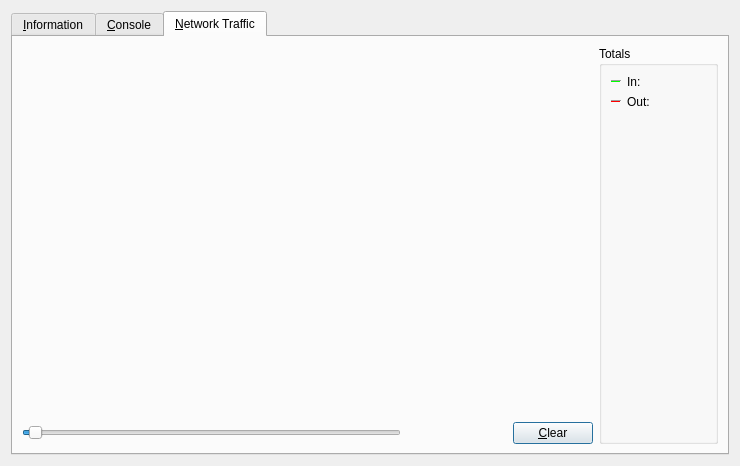
<?xml version="1.0" encoding="UTF-8"?>
<ui version="4.0">
 <class>RPCConsole</class>
 <widget class="QDialog" name="RPCConsole">
  <property name="geometry">
   <rect>
    <x>0</x>
    <y>0</y>
    <width>740</width>
    <height>466</height>
   </rect>
  </property>
  <property name="windowTitle">
   <string>FutureCash - Debug window</string>
  </property>
  <layout class="QVBoxLayout" name="verticalLayout_2">
   <item>
    <widget class="QTabWidget" name="tabWidget">
     <property name="currentIndex">
      <number>2</number>
     </property>
     <widget class="QWidget" name="tab_info">
      <attribute name="title">
       <string>&amp;Information</string>
      </attribute>
      <layout class="QGridLayout" name="gridLayout" columnstretch="0,1">
       <property name="horizontalSpacing">
        <number>12</number>
       </property>
       <item row="0" column="0">
        <widget class="QLabel" name="label_9">
         <property name="font">
          <font>
           <weight>75</weight>
           <bold>true</bold>
          </font>
         </property>
         <property name="text">
          <string>FutureCash Core</string>
         </property>
        </widget>
       </item>
       <item row="1" column="0">
        <widget class="QLabel" name="label_5">
         <property name="text">
          <string>Client name</string>
         </property>
        </widget>
       </item>
       <item row="1" column="1">
        <widget class="QLabel" name="clientName">
         <property name="cursor">
          <cursorShape>IBeamCursor</cursorShape>
         </property>
         <property name="text">
          <string>N/A</string>
         </property>
         <property name="textFormat">
          <enum>Qt::PlainText</enum>
         </property>
         <property name="textInteractionFlags">
          <set>Qt::LinksAccessibleByMouse|Qt::TextSelectableByKeyboard|Qt::TextSelectableByMouse</set>
         </property>
        </widget>
       </item>
       <item row="2" column="0">
        <widget class="QLabel" name="label_6">
         <property name="text">
          <string>Client version</string>
         </property>
        </widget>
       </item>
       <item row="2" column="1">
        <widget class="QLabel" name="clientVersion">
         <property name="cursor">
          <cursorShape>IBeamCursor</cursorShape>
         </property>
         <property name="text">
          <string>N/A</string>
         </property>
         <property name="textFormat">
          <enum>Qt::PlainText</enum>
         </property>
         <property name="textInteractionFlags">
          <set>Qt::LinksAccessibleByMouse|Qt::TextSelectableByKeyboard|Qt::TextSelectableByMouse</set>
         </property>
        </widget>
       </item>
       <item row="3" column="0">
        <widget class="QLabel" name="label_14">
         <property name="text">
          <string>Using OpenSSL version</string>
         </property>
         <property name="indent">
          <number>10</number>
         </property>
        </widget>
       </item>
       <item row="3" column="1">
        <widget class="QLabel" name="openSSLVersion">
         <property name="cursor">
          <cursorShape>IBeamCursor</cursorShape>
         </property>
         <property name="text">
          <string>N/A</string>
         </property>
         <property name="textFormat">
          <enum>Qt::PlainText</enum>
         </property>
         <property name="textInteractionFlags">
          <set>Qt::LinksAccessibleByMouse|Qt::TextSelectableByKeyboard|Qt::TextSelectableByMouse</set>
         </property>
        </widget>
       </item>
       <item row="4" column="0">
        <widget class="QLabel" name="label_12">
         <property name="text">
          <string>Build date</string>
         </property>
        </widget>
       </item>
       <item row="4" column="1">
        <widget class="QLabel" name="buildDate">
         <property name="cursor">
          <cursorShape>IBeamCursor</cursorShape>
         </property>
         <property name="text">
          <string>N/A</string>
         </property>
         <property name="textFormat">
          <enum>Qt::PlainText</enum>
         </property>
         <property name="textInteractionFlags">
          <set>Qt::LinksAccessibleByMouse|Qt::TextSelectableByKeyboard|Qt::TextSelectableByMouse</set>
         </property>
        </widget>
       </item>
       <item row="5" column="0">
        <widget class="QLabel" name="label_13">
         <property name="text">
          <string>Startup time</string>
         </property>
        </widget>
       </item>
       <item row="5" column="1">
        <widget class="QLabel" name="startupTime">
         <property name="cursor">
          <cursorShape>IBeamCursor</cursorShape>
         </property>
         <property name="text">
          <string>N/A</string>
         </property>
         <property name="textFormat">
          <enum>Qt::PlainText</enum>
         </property>
         <property name="textInteractionFlags">
          <set>Qt::LinksAccessibleByMouse|Qt::TextSelectableByKeyboard|Qt::TextSelectableByMouse</set>
         </property>
        </widget>
       </item>
       <item row="6" column="0">
        <widget class="QLabel" name="label_11">
         <property name="font">
          <font>
           <weight>75</weight>
           <bold>true</bold>
          </font>
         </property>
         <property name="text">
          <string>Network</string>
         </property>
        </widget>
       </item>
       <item row="7" column="0">
        <widget class="QLabel" name="label_7">
         <property name="text">
          <string>Number of connections</string>
         </property>
        </widget>
       </item>
       <item row="7" column="1">
        <widget class="QLabel" name="numberOfConnections">
         <property name="cursor">
          <cursorShape>IBeamCursor</cursorShape>
         </property>
         <property name="text">
          <string>N/A</string>
         </property>
         <property name="textFormat">
          <enum>Qt::PlainText</enum>
         </property>
         <property name="textInteractionFlags">
          <set>Qt::LinksAccessibleByMouse|Qt::TextSelectableByKeyboard|Qt::TextSelectableByMouse</set>
         </property>
        </widget>
       </item>
       <item row="8" column="0">
        <widget class="QLabel" name="label_8">
         <property name="text">
          <string>On testnet</string>
         </property>
        </widget>
       </item>
       <item row="8" column="1">
        <widget class="QCheckBox" name="isTestNet">
         <property name="enabled">
          <bool>false</bool>
         </property>
         <property name="text">
          <string/>
         </property>
        </widget>
       </item>
       <item row="9" column="0">
        <widget class="QLabel" name="label_10">
         <property name="font">
          <font>
           <weight>75</weight>
           <bold>true</bold>
          </font>
         </property>
         <property name="text">
          <string>Block chain</string>
         </property>
        </widget>
       </item>
       <item row="10" column="0">
        <widget class="QLabel" name="label_3">
         <property name="text">
          <string>Current number of blocks</string>
         </property>
        </widget>
       </item>
       <item row="10" column="1">
        <widget class="QLabel" name="numberOfBlocks">
         <property name="cursor">
          <cursorShape>IBeamCursor</cursorShape>
         </property>
         <property name="text">
          <string>N/A</string>
         </property>
         <property name="textFormat">
          <enum>Qt::PlainText</enum>
         </property>
         <property name="textInteractionFlags">
          <set>Qt::LinksAccessibleByMouse|Qt::TextSelectableByKeyboard|Qt::TextSelectableByMouse</set>
         </property>
        </widget>
       </item>
       <item row="11" column="0">
        <widget class="QLabel" name="label_2">
         <property name="text">
          <string>Last block time</string>
         </property>
        </widget>
       </item>
       <item row="11" column="1">
        <widget class="QLabel" name="lastBlockTime">
         <property name="cursor">
          <cursorShape>IBeamCursor</cursorShape>
         </property>
         <property name="text">
          <string>N/A</string>
         </property>
         <property name="textFormat">
          <enum>Qt::PlainText</enum>
         </property>
         <property name="textInteractionFlags">
          <set>Qt::LinksAccessibleByMouse|Qt::TextSelectableByKeyboard|Qt::TextSelectableByMouse</set>
         </property>
        </widget>
       </item>
       <item row="12" column="0">
        <spacer name="verticalSpacer_2">
         <property name="orientation">
          <enum>Qt::Vertical</enum>
         </property>
         <property name="sizeHint" stdset="0">
          <size>
           <width>20</width>
           <height>20</height>
          </size>
         </property>
        </spacer>
       </item>
       <item row="13" column="0">
        <widget class="QLabel" name="labelDebugLogfile">
         <property name="font">
          <font>
           <weight>75</weight>
           <bold>true</bold>
          </font>
         </property>
         <property name="text">
          <string>Debug log file</string>
         </property>
        </widget>
       </item>
       <item row="14" column="0">
        <widget class="QPushButton" name="openDebugLogfileButton">
         <property name="toolTip">
          <string>Open the FutureCash debug log file from the current data directory. This can take a few seconds for large log files.</string>
         </property>
         <property name="text">
          <string>&amp;Open</string>
         </property>
         <property name="autoDefault">
          <bool>false</bool>
         </property>
        </widget>
       </item>
       <item row="15" column="0">
        <widget class="QLabel" name="labelCLOptions">
         <property name="font">
          <font>
           <weight>75</weight>
           <bold>true</bold>
          </font>
         </property>
         <property name="text">
          <string>Command-line options</string>
         </property>
        </widget>
       </item>
       <item row="16" column="0">
        <widget class="QPushButton" name="showCLOptionsButton">
         <property name="toolTip">
          <string>Show the FutureCash-Qt help message to get a list with possible FutureCash command-line options.</string>
         </property>
         <property name="text">
          <string>&amp;Show</string>
         </property>
         <property name="autoDefault">
          <bool>false</bool>
         </property>
        </widget>
       </item>
       <item row="17" column="0">
        <spacer name="verticalSpacer">
         <property name="orientation">
          <enum>Qt::Vertical</enum>
         </property>
         <property name="sizeHint" stdset="0">
          <size>
           <width>20</width>
           <height>40</height>
          </size>
         </property>
        </spacer>
       </item>
      </layout>
     </widget>
     <widget class="QWidget" name="tab_console">
      <attribute name="title">
       <string>&amp;Console</string>
      </attribute>
      <layout class="QVBoxLayout" name="verticalLayout_3">
       <property name="spacing">
        <number>3</number>
       </property>
       <item>
        <widget class="QTextEdit" name="messagesWidget">
         <property name="minimumSize">
          <size>
           <width>0</width>
           <height>100</height>
          </size>
         </property>
         <property name="readOnly">
          <bool>true</bool>
         </property>
         <property name="tabKeyNavigation" stdset="0">
          <bool>false</bool>
         </property>
         <property name="columnCount" stdset="0">
          <number>2</number>
         </property>
        </widget>
       </item>
       <item>
        <layout class="QHBoxLayout" name="horizontalLayout">
         <property name="spacing">
          <number>3</number>
         </property>
         <item>
          <widget class="QLabel" name="label">
           <property name="text">
            <string notr="true">&gt;</string>
           </property>
          </widget>
         </item>
         <item>
          <widget class="QLineEdit" name="lineEdit">
           <property name="minimumSize">
            <size>
             <width>0</width>
             <height>32</height>
            </size>
           </property>
           <property name="maximumSize">
            <size>
             <width>16777215</width>
             <height>32</height>
            </size>
           </property>
          </widget>
         </item>
         <item>
          <widget class="QPushButton" name="clearButton">
           <property name="minimumSize">
            <size>
             <width>32</width>
             <height>32</height>
            </size>
           </property>
           <property name="maximumSize">
            <size>
             <width>32</width>
             <height>32</height>
            </size>
           </property>
           <property name="toolTip">
            <string>Clear console</string>
           </property>
           <property name="styleSheet">
            <string notr="true">border: none; padding: 4px;</string>
           </property>
           <property name="text">
            <string/>
           </property>
           <property name="icon">
            <iconset resource="../bitcoin.qrc">
             <normaloff>:/icons/remove</normaloff>:/icons/remove</iconset>
           </property>
           <property name="shortcut">
            <string notr="true">Ctrl+L</string>
           </property>
           <property name="autoDefault">
            <bool>false</bool>
           </property>
          </widget>
         </item>
        </layout>
       </item>
      </layout>
     </widget>
     <widget class="QWidget" name="tab">
      <attribute name="title">
       <string>&amp;Network Traffic</string>
      </attribute>
      <layout class="QHBoxLayout" name="horizontalLayout_3">
       <item>
        <layout class="QVBoxLayout" name="verticalLayout_4">
         <item>
          <widget class="TrafficGraphWidget" name="trafficGraph" native="true">
           <property name="sizePolicy">
            <sizepolicy hsizetype="Expanding" vsizetype="Expanding">
             <horstretch>0</horstretch>
             <verstretch>0</verstretch>
            </sizepolicy>
           </property>
          </widget>
         </item>
         <item>
          <layout class="QHBoxLayout" name="horizontalLayout_2">
           <item>
            <widget class="QSlider" name="sldGraphRange">
             <property name="minimum">
              <number>1</number>
             </property>
             <property name="maximum">
              <number>288</number>
             </property>
             <property name="pageStep">
              <number>12</number>
             </property>
             <property name="value">
              <number>6</number>
             </property>
             <property name="orientation">
              <enum>Qt::Horizontal</enum>
             </property>
            </widget>
           </item>
           <item>
            <widget class="QLabel" name="lblGraphRange">
             <property name="minimumSize">
              <size>
               <width>100</width>
               <height>0</height>
              </size>
             </property>
             <property name="alignment">
              <set>Qt::AlignCenter</set>
             </property>
            </widget>
           </item>
           <item>
            <widget class="QPushButton" name="btnClearTrafficGraph">
             <property name="text">
              <string>&amp;Clear</string>
             </property>
            </widget>
           </item>
          </layout>
         </item>
        </layout>
       </item>
       <item>
        <layout class="QVBoxLayout" name="verticalLayout">
         <item>
          <widget class="QGroupBox" name="groupBox">
           <property name="title">
            <string>Totals</string>
           </property>
           <layout class="QVBoxLayout" name="verticalLayout_5">
            <item>
             <layout class="QHBoxLayout" name="horizontalLayout_4">
              <item>
               <widget class="Line" name="line">
                <property name="sizePolicy">
                 <sizepolicy hsizetype="Fixed" vsizetype="Fixed">
                  <horstretch>0</horstretch>
                  <verstretch>0</verstretch>
                 </sizepolicy>
                </property>
                <property name="minimumSize">
                 <size>
                  <width>10</width>
                  <height>0</height>
                 </size>
                </property>
                <property name="palette">
                 <palette>
                  <active>
                   <colorrole role="Light">
                    <brush brushstyle="SolidPattern">
                     <color alpha="255">
                      <red>0</red>
                      <green>255</green>
                      <blue>0</blue>
                     </color>
                    </brush>
                   </colorrole>
                  </active>
                  <inactive>
                   <colorrole role="Light">
                    <brush brushstyle="SolidPattern">
                     <color alpha="255">
                      <red>0</red>
                      <green>255</green>
                      <blue>0</blue>
                     </color>
                    </brush>
                   </colorrole>
                  </inactive>
                  <disabled>
                   <colorrole role="Light">
                    <brush brushstyle="SolidPattern">
                     <color alpha="255">
                      <red>0</red>
                      <green>255</green>
                      <blue>0</blue>
                     </color>
                    </brush>
                   </colorrole>
                  </disabled>
                 </palette>
                </property>
                <property name="orientation">
                 <enum>Qt::Horizontal</enum>
                </property>
               </widget>
              </item>
              <item>
               <widget class="QLabel" name="label_16">
                <property name="text">
                 <string>In:</string>
                </property>
               </widget>
              </item>
              <item>
               <widget class="QLabel" name="lblBytesIn">
                <property name="minimumSize">
                 <size>
                  <width>50</width>
                  <height>0</height>
                 </size>
                </property>
                <property name="alignment">
                 <set>Qt::AlignRight|Qt::AlignTrailing|Qt::AlignVCenter</set>
                </property>
               </widget>
              </item>
             </layout>
            </item>
            <item>
             <layout class="QHBoxLayout" name="horizontalLayout_5">
              <item>
               <widget class="Line" name="line_2">
                <property name="sizePolicy">
                 <sizepolicy hsizetype="Fixed" vsizetype="Fixed">
                  <horstretch>0</horstretch>
                  <verstretch>0</verstretch>
                 </sizepolicy>
                </property>
                <property name="minimumSize">
                 <size>
                  <width>10</width>
                  <height>0</height>
                 </size>
                </property>
                <property name="palette">
                 <palette>
                  <active>
                   <colorrole role="Light">
                    <brush brushstyle="SolidPattern">
                     <color alpha="255">
                      <red>255</red>
                      <green>0</green>
                      <blue>0</blue>
                     </color>
                    </brush>
                   </colorrole>
                  </active>
                  <inactive>
                   <colorrole role="Light">
                    <brush brushstyle="SolidPattern">
                     <color alpha="255">
                      <red>255</red>
                      <green>0</green>
                      <blue>0</blue>
                     </color>
                    </brush>
                   </colorrole>
                  </inactive>
                  <disabled>
                   <colorrole role="Light">
                    <brush brushstyle="SolidPattern">
                     <color alpha="255">
                      <red>255</red>
                      <green>0</green>
                      <blue>0</blue>
                     </color>
                    </brush>
                   </colorrole>
                  </disabled>
                 </palette>
                </property>
                <property name="orientation">
                 <enum>Qt::Horizontal</enum>
                </property>
               </widget>
              </item>
              <item>
               <widget class="QLabel" name="label_17">
                <property name="text">
                 <string>Out:</string>
                </property>
               </widget>
              </item>
              <item>
               <widget class="QLabel" name="lblBytesOut">
                <property name="minimumSize">
                 <size>
                  <width>50</width>
                  <height>0</height>
                 </size>
                </property>
                <property name="alignment">
                 <set>Qt::AlignRight|Qt::AlignTrailing|Qt::AlignVCenter</set>
                </property>
               </widget>
              </item>
             </layout>
            </item>
            <item>
             <spacer name="verticalSpacer_4">
              <property name="orientation">
               <enum>Qt::Vertical</enum>
              </property>
              <property name="sizeHint" stdset="0">
               <size>
                <width>20</width>
                <height>407</height>
               </size>
              </property>
             </spacer>
            </item>
           </layout>
          </widget>
         </item>
        </layout>
       </item>
      </layout>
     </widget>
    </widget>
   </item>
  </layout>
 </widget>
 <customwidgets>
  <customwidget>
   <class>TrafficGraphWidget</class>
   <extends>QWidget</extends>
   <header>trafficgraphwidget.h</header>
   <container>1</container>
   <slots>
    <slot>clear()</slot>
   </slots>
  </customwidget>
 </customwidgets>
 <resources>
  <include location="../bitcoin.qrc"/>
 </resources>
 <connections/>
</ui>
